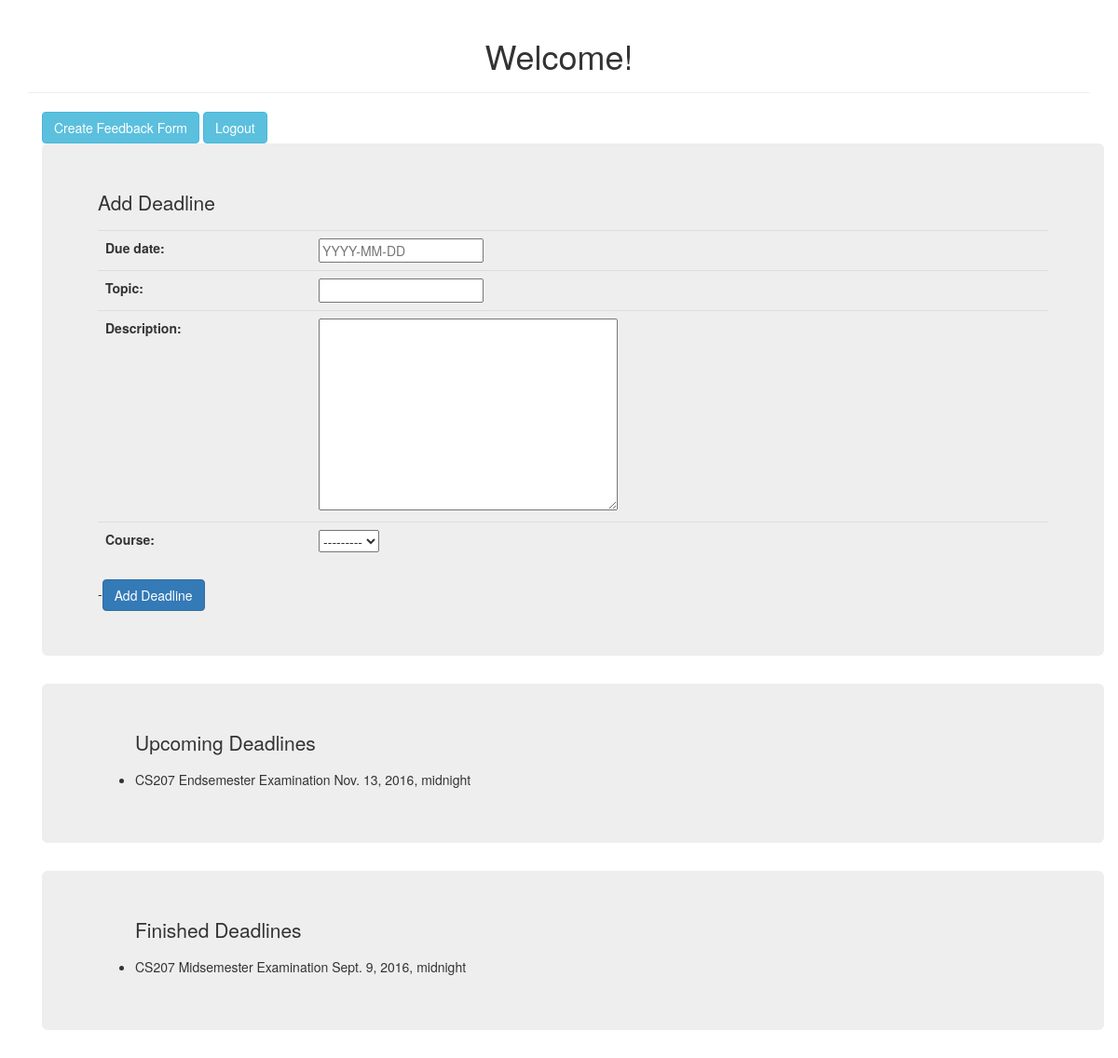
The app's page / (signed in) with its own data.
### backend/models.py (models this page shows)
class Course(models.Model):
	code = models.CharField(max_length=5)
	name = models.CharField(max_length=30)
	semester = models.CharField(max_length=30)
	instructor = models.ForeignKey(User, on_delete=models.CASCADE)
	midsem_date = models.DateTimeField()
	endsem_date = models.DateTimeField()
	def __str__(self):
		return self.code

class Deadline(models.Model):
	due_date = models.DateTimeField()
	topic = models.CharField(max_length=30)
	description = models.TextField(default="")
	course = models.ForeignKey(Course)
	class Meta:
		ordering = ['-due_date',]

### backend/views.py (the view)
# urls.py: 2. Add a URL to urlpatterns:  url(r'^$', views.home, name='home')
@login_required(login_url="login/")
def home(request):
	if request.method == 'POST':
		form = DeadlineForm(request.POST, request.FILES)
		if form.is_valid():
			deadline = form.save(commit=True)
			deadline.save()
			return HttpResponseRedirect('/')
	else:
		form = DeadlineForm()
	deadlines = Deadline.objects.all()
	upcoming = []
	finished = []
	for deadline in deadlines:
		if deadline.due_date > datetime.now():
			upcoming.append(deadline.pk)
		else:
			finished.append(deadline.pk)
	upcomingdeadlines = Deadline.objects.filter(pk__in=upcoming)
	finisheddeadlines = Deadline.objects.filter(pk__in=finished)
	courses = Course.objects.all()
	c = {'form':form, 'upcomingdeadlines':upcomingdeadlines, 'finisheddeadlines':finisheddeadlines,'courses':courses}
	return render(request, 'home.html', c)

### backend/forms.py
class DeadlineForm(forms.ModelForm):
	class Meta:
		model = Deadline
		fields = ['due_date', 'topic', 'description', 'course']
	def __init__(self, *args, **kwargs):
		super(DeadlineForm, self).__init__(*args, **kwargs)
		self.fields['due_date'].widget.attrs={'placeholder': 'YYYY-MM-DD'}

### templates/home.html (shortened to what this page needs)
{% load static %}
<!DOCTYPE html>
<html>
<head>
	<link rel="stylesheet" href="{% static 'bootstrap/css/bootstrap.min.css' %}">
</head>
<body>
	<div class="container">
			<div class='page-header'>
				<h1 align="center">Welcome!</h1>
			</div>
			<div class="container" >
				<a href="/createfeedbackform" class="btn btn-info" role="button" align="left">Create Feedback Form</a>
				<a href="/logout" class="btn btn-info" role="button" align="right">Logout</a>
			</div>
			<div class="container">
				<div class="jumbotron">
					<p>Add Deadline</p>
					<form method="POST" action=".">{% csrf_token %}
						<table class="table table-hover">
							{{ form.as_table }}
						</table>
						-<button class="btn btn-primary" type="submit" value="Add Deadline">Add Deadline</button>
					</form>
				</div>
			</div>
			<div class="col-sm4">
			<div class="container">
				<div class="jumbotron">
					{% if upcomingdeadlines %}
						<ul>
						<p>Upcoming Deadlines</p>
						{% for deadline in upcomingdeadlines %}
							<li> {{deadline.course.code}} {{deadline.topic}} {{deadline.due_date}} </li>
						{% endfor %}
						</ul>
					{% endif %}
				</div>
				<div class="jumbotron">
					{% if finisheddeadlines %}
						<ul>
						<p>Finished Deadlines</p>
						{% for deadline in finisheddeadlines %}
							<li> {{deadline.course.code}} {{deadline.topic}} {{deadline.due_date}} </li>
						{% endfor %}
						</ul>
					{% endif %}
				</div>
			</div>
			</div>
	</div>
</body>
</html>

### records on screen
Deadline: course.code "CS207", topic "Endsemester Examination", due_date "Nov. 13, 2016, midnight"
Deadline: course.code "CS207", topic "Midsemester Examination", due_date "Sept. 9, 2016, midnight"
